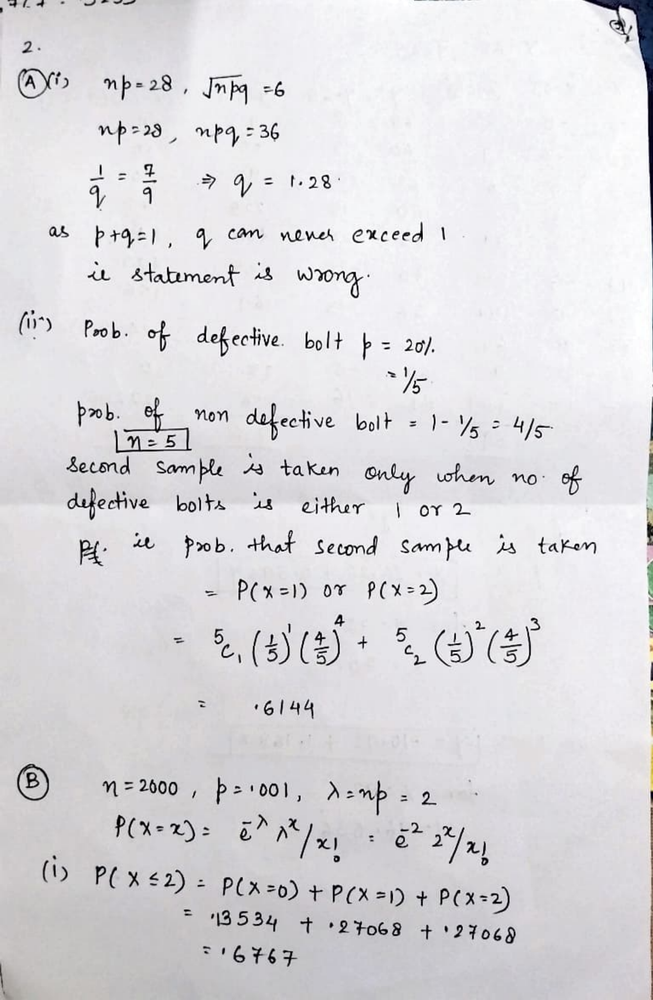
#> input picture data/pngs/ilovepdf_merged-22/053f9b3b-c961-4268-8cae-3292d31fae36-31.png, 653 x 1000 px, shrunk from 2155 x 3300 before the run
$ python -i ocr_fallback.py   (imports and definitions only)
#> lines starting #> are read from the running program, lines starting #| are printed output that depends on the picture
#> further down, picture is the input picture: PIL image 653x1000 RGB; mean R, G, B 218.7, 217.4, 220.8
from __future__ import annotations

import tempfile
from pathlib import Path

import cv2
import numpy as np
import pytesseract
from PIL import Image


def preprocess_image_for_ocr(image: Image.Image) -> Image.Image:
    rgb = np.array(image.convert("RGB"))
    grey = cv2.cvtColor(rgb, cv2.COLOR_RGB2GRAY)
    denoised = cv2.fastNlMeansDenoising(grey, h=20)
    threshold = cv2.adaptiveThreshold(
        denoised,
        255,
        cv2.ADAPTIVE_THRESH_GAUSSIAN_C,
        cv2.THRESH_BINARY,
        31,
        12,
    )
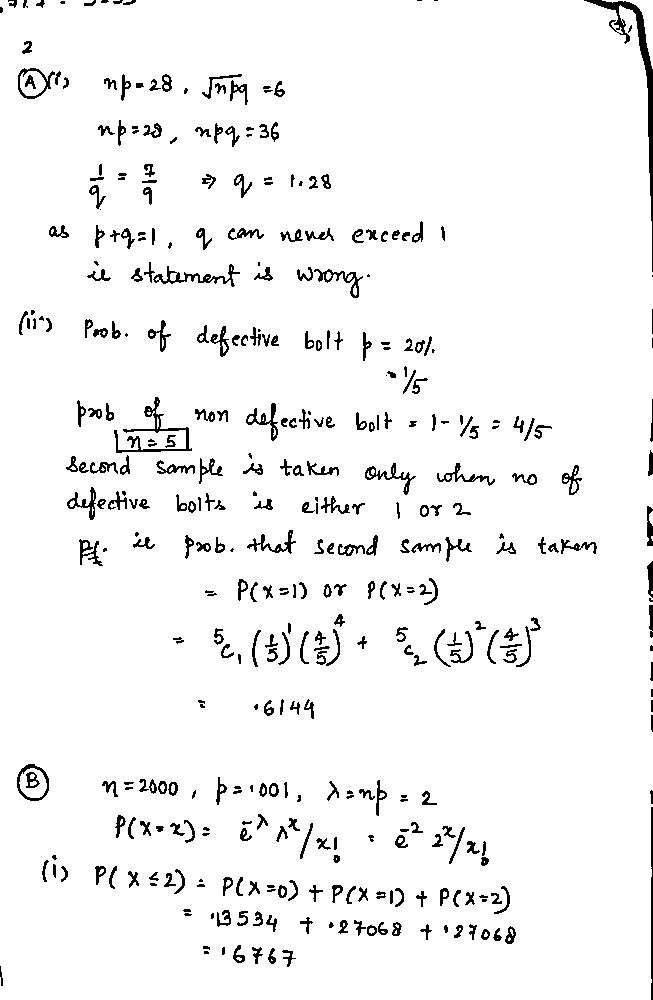
#> threshold: shape (1000, 653); 95.5% white; black in thin lines or dots

    coords = np.column_stack(np.where(threshold < 255))
#> coords = 29262 pairs, first value 0 to 999, second value 0 to 652
    if coords.size:
        angle = cv2.minAreaRect(coords)[-1]
#> angle = -90
        angle = -(90 + angle) if angle < -45 else -angle
#> angle = 0
        height, width = threshold.shape
#> height = 1000; width = 653
        matrix = cv2.getRotationMatrix2D((width // 2, height // 2), angle, 1.0)
#> matrix = [[1, 0, 0], [0, 1, 0]]
        threshold = cv2.warpAffine(
            threshold,
            matrix,
            (width, height),
            flags=cv2.INTER_CUBIC,
            borderMode=cv2.BORDER_REPLICATE,
        )

    return Image.fromarray(threshold)


def ocr_image(image: Image.Image, lang: str = "eng") -> str:
    processed = preprocess_image_for_ocr(image)
    with tempfile.NamedTemporaryFile(suffix=".png", delete=False) as handle:
        temp_path = Path(handle.name)
    try:
        processed.save(temp_path)
        return pytesseract.image_to_string(
            Image.open(temp_path), config="--oem 3 --psm 6", lang=lang
        )
    finally:
        temp_path.unlink(missing_ok=True)

>>> from PIL import Image
>>> picture = Image.open('../data/pngs/ilovepdf_merged-22/053f9b3b-c961-4268-8cae-3292d31fae36-31.png')
>>> result = preprocess_image_for_ocr(picture)

$ run again, on data/pngs/ilovepdf_merged-22/053f9b3b-c961-4268-8cae-3292d31fae36-32.png
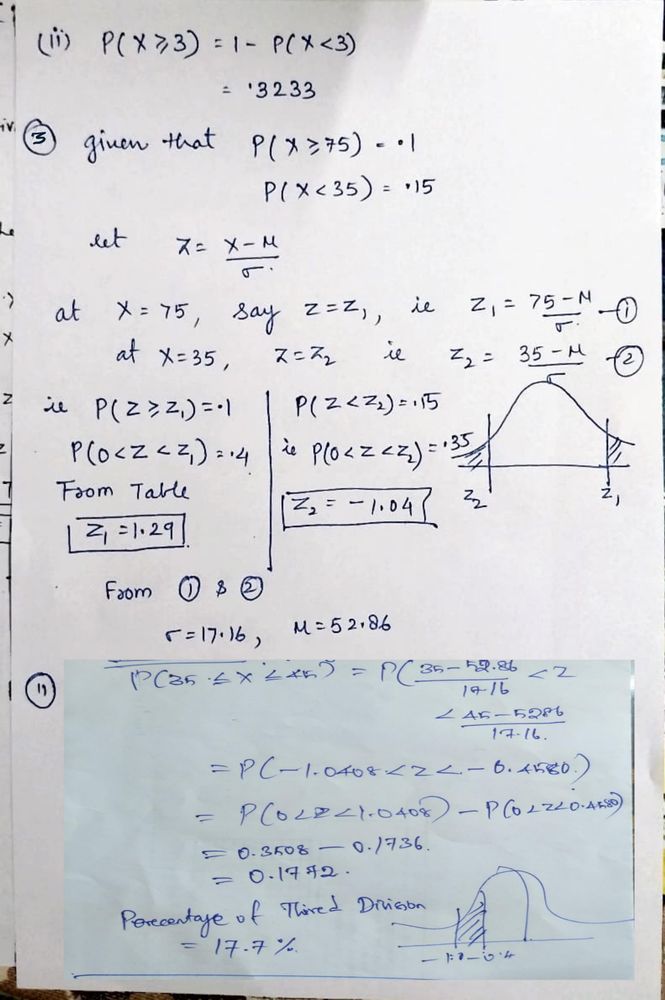
#> input picture data/pngs/ilovepdf_merged-22/053f9b3b-c961-4268-8cae-3292d31fae36-32.png, 665 x 1000 px, shrunk from 2193 x 3300 before the run
#> picture is the input picture: PIL image 665x1000 RGB; mean R, G, B 210.5, 212.5, 215.8
#> in preprocess_image_for_ocr, `grey = cv2.cvtColor(rgb, cv2.COLOR_RGB2GRAY)`:
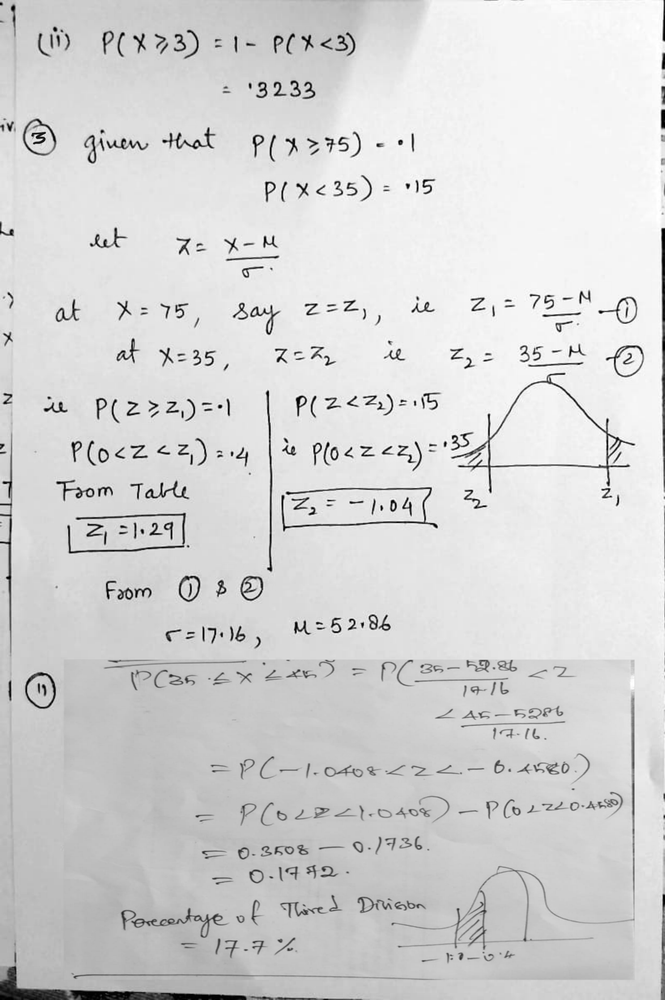
#> grey: shape (1000, 665); min 0, max 255, mean 212.3
#> in preprocess_image_for_ocr, `threshold = cv2.adaptiveThreshold( denoised, 255, cv2.ADAPTIVE_THRESH_..`:
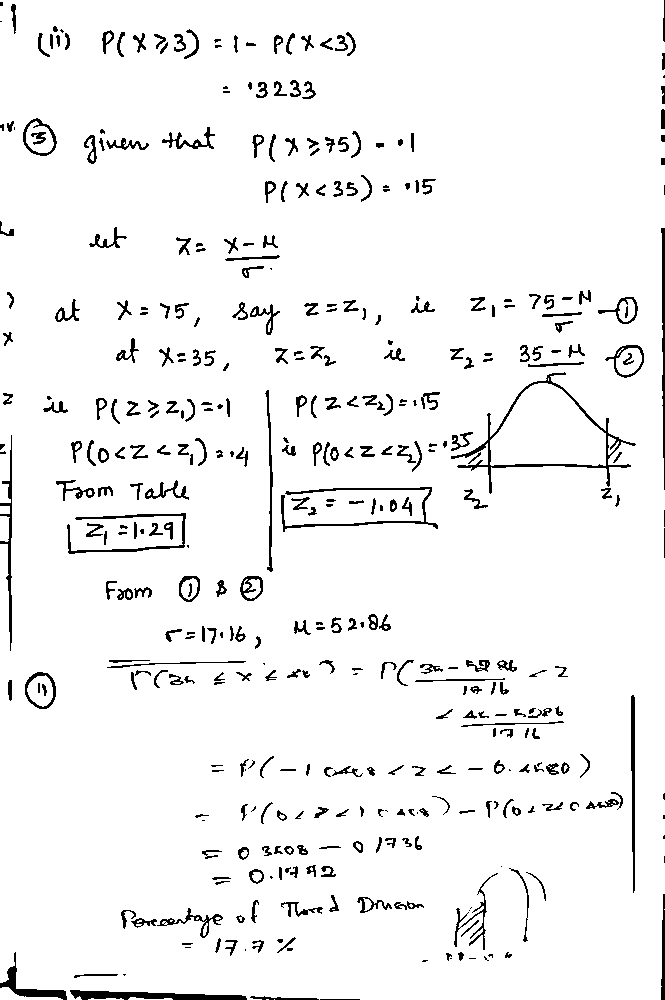
#> threshold: shape (1000, 665); 95.2% white; black in thin lines or dots
#> coords = 32095 pairs, first value 0 to 999, second value 0 to 664
#> in preprocess_image_for_ocr, `angle = cv2.minAreaRect(coords)[-1]`: angle = -90
#> in preprocess_image_for_ocr, `angle = -(90 + angle) if angle < -45 else -angle`: angle = 0
#> matrix = [[1, 0, 0], [0, 1, 0]]

$ run again, on data/pngs/ilovepdf_merged-22/053f9b3b-c961-4268-8cae-3292d31fae36-33.png
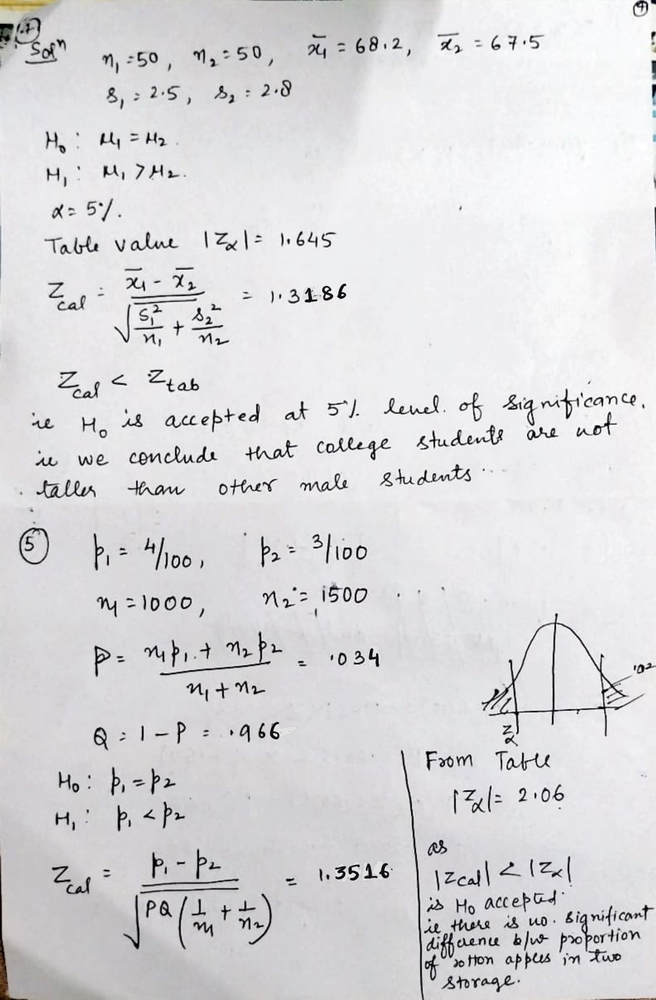
#> input picture data/pngs/ilovepdf_merged-22/053f9b3b-c961-4268-8cae-3292d31fae36-33.png, 656 x 1000 px, shrunk from 2164 x 3300 before the run
#> picture is the input picture: PIL image 656x1000 RGB; mean R, G, B 218.1, 217.3, 220
#> in preprocess_image_for_ocr, `threshold = cv2.adaptiveThreshold( denoised, 255, cv2.ADAPTIVE_THRESH_..`:
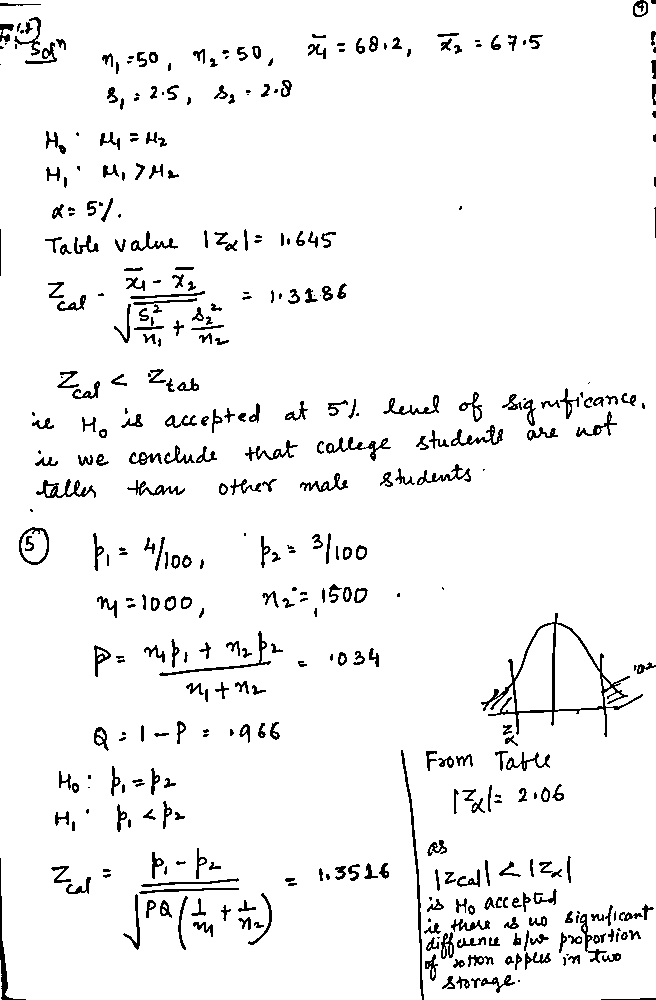
#> threshold: shape (1000, 656); 95% white; black in thin lines or dots
#> coords = 32569 pairs, first value 0 to 999, second value 0 to 655
#> in preprocess_image_for_ocr, `angle = cv2.minAreaRect(coords)[-1]`: angle = -90
#> in preprocess_image_for_ocr, `angle = -(90 + angle) if angle < -45 else -angle`: angle = 0
#> matrix = [[1, 0, 0], [0, 1, 0]]
